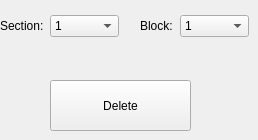
        <widget class="QWidget" name="remove">
         <widget class="QComboBox" name="delete_block_comboBox">
          <property name="geometry">
           <rect>
            <x>180</x>
            <y>15</y>
            <width>69</width>
            <height>22</height>
           </rect>
          </property>
          <item>
           <property name="text">
            <string>1</string>
           </property>
          </item>
          <item>
           <property name="text">
            <string>2</string>
           </property>
          </item>
          <item>
           <property name="text">
            <string>3</string>
           </property>
          </item>
          <item>
           <property name="text">
            <string>4</string>
           </property>
          </item>
          <item>
           <property name="text">
            <string>5</string>
           </property>
          </item>
          <item>
           <property name="text">
            <string>6</string>
           </property>
          </item>
          <item>
           <property name="text">
            <string>7</string>
           </property>
          </item>
          <item>
           <property name="text">
            <string>8</string>
           </property>
          </item>
          <item>
           <property name="text">
            <string>9</string>
           </property>
          </item>
          <item>
           <property name="text">
            <string>10</string>
           </property>
          </item>
         </widget>
         <widget class="QLabel" name="label_31">
          <property name="geometry">
           <rect>
            <x>0</x>
            <y>20</y>
            <width>54</width>
            <height>12</height>
           </rect>
          </property>
          <property name="text">
           <string>Section:</string>
          </property>
         </widget>
         <widget class="QComboBox" name="delete_section_comboBox">
          <property name="geometry">
           <rect>
            <x>50</x>
            <y>15</y>
            <width>69</width>
            <height>22</height>
           </rect>
          </property>
          <item>
           <property name="text">
            <string>1</string>
           </property>
          </item>
          <item>
           <property name="text">
            <string>2</string>
           </property>
          </item>
          <item>
           <property name="text">
            <string>3</string>
           </property>
          </item>
          <item>
           <property name="text">
            <string>4</string>
           </property>
          </item>
          <item>
           <property name="text">
            <string>5</string>
           </property>
          </item>
         </widget>
         <widget class="QLabel" name="label_30">
          <property name="geometry">
           <rect>
            <x>140</x>
            <y>20</y>
            <width>54</width>
            <height>12</height>
           </rect>
          </property>
          <property name="text">
           <string>Block:</string>
          </property>
         </widget>
         <widget class="QPushButton" name="reduce_hud_doit_pushButton">
          <property name="geometry">
           <rect>
            <x>50</x>
            <y>80</y>
            <width>141</width>
            <height>51</height>
           </rect>
          </property>
          <property name="text">
           <string>Delete</string>
          </property>
         </widget>
        </widget>
